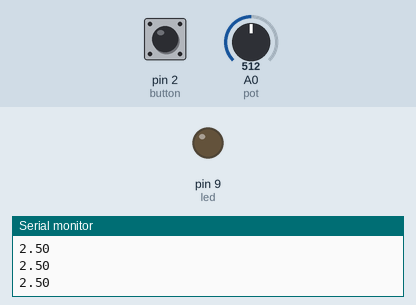
Recording of a sketch running on a simulated Arduino Uno, built with avr-gcc and run on an emulated ATmega328P. On the bench: output pins drawn as LEDs (lit = HIGH), the last lines printed to the serial monitor. Inputs (shaded band) come from the test bench; at power-on: pin 2 (button) LOW, A0 (pot) = 512.

Above: at 1.2 s.
1.3 s: pin 2 (button) pulled HIGH for 0.15 s
At 2.5 s:
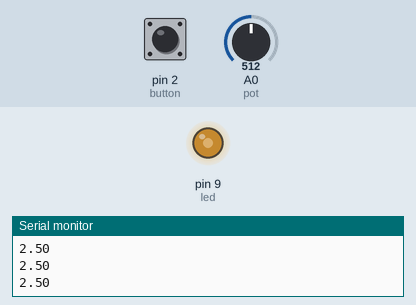
2.9 s: A0 (pot) set to 716
At 3.9 s:
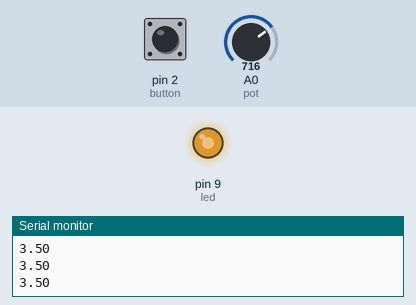
4.4 s: A0 (pot) set to 900
At 4.9 s:
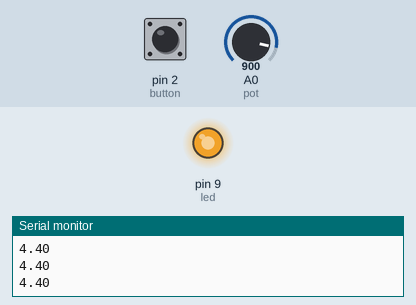
5.9 s: A0 (pot) set to 122
At 6.2 s:
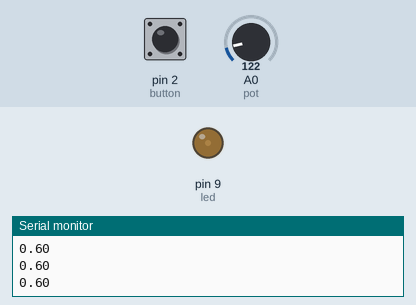
7.4 s: A0 (pot) set to 511
At 8.5 s:
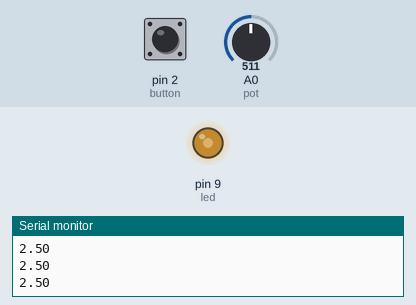
8.9 s: pin 2 (button) pulled HIGH for 1 s
At 9.7 s:
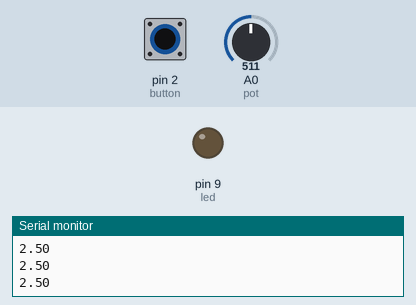
Timing chart, 0 to 11.9 s (numbered marks = the images above; inputs shaded):
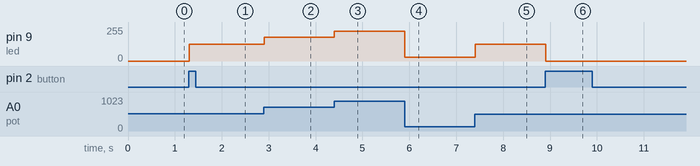

Measured:
- after the input at 1.3 s, pin 9 (led): 0/255 → 127/255 at once
- after the input at 2.9 s, pin 9 (led): 127/255 → 178/255 at once
- after the input at 4.4 s, pin 9 (led): 178/255 → 224/255 at once
- after the input at 5.9 s, pin 9 (led): 224/255 → 30/255 at once
- after the input at 7.4 s, pin 9 (led): 30/255 → 127/255 at once
- after the input at 8.9 s, pin 9 (led): 127/255 → 0/255 at once

The sketch:

potentiometre.ino
```cpp
int pot = A0;
int led = 9;
int button = 2;
int lastButtonState = LOW;

bool systemActif = false;

void setup() {
  // put your setup code here, to run once:
  Serial.begin(9600);
  pinMode(pot, INPUT);
  pinMode(led, OUTPUT);
  analogWrite(led, 0);
  pinMode(button, INPUT);

}

void loop() {
  int buttonState = digitalRead(button);
  int valeurpot = analogRead(pot);
  int ledState = map(valeurpot, 0, 1023, 0, 255);

  if (buttonState == HIGH && lastButtonState == LOW) {
    systemActif = !systemActif;

  }
  if (systemActif == true) {
      analogWrite(led, ledState);

    } else {
      analogWrite(led, 0);
    }

  lastButtonState = buttonState;


  // put your main code here, to run repeatedly:
  //with one single LED
  //int valeurpot = analogRead(pot);
  float tension = valeurpot * 5.0 / 1023.0 ;
  Serial.println(tension);
  /*int luminosite = map(valeurpot, 0, 1023, 0, 255);
  analogWrite(led, luminosite);
  delay(50);*/

}
```
